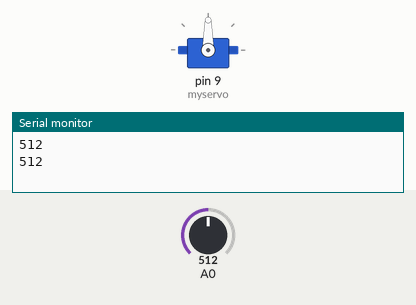
Simulated run of this sketch. Board: Arduino Uno, built with avr-gcc and run on an emulated ATmega328P. On the bench: servo, the last lines printed to the serial monitor. Inputs (shaded band) come from the test bench; at power-on: A0 = 512.

Above: at 1.9 s.
2.0 s: A0 set to 586
4.5 s: A0 set to 607
At 6.5 s:
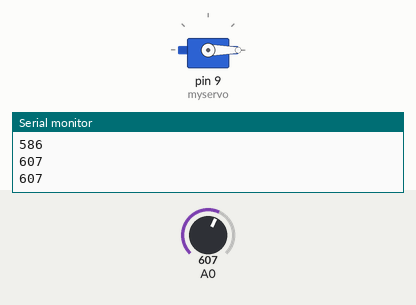
7.1 s: A0 set to 290
At 9.7 s:
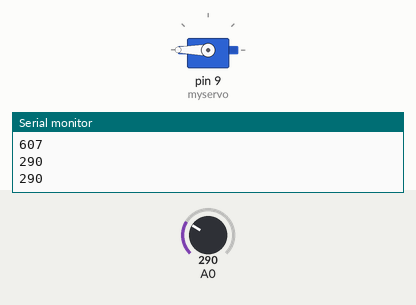
10.5 s: A0 set to 314
At 13.0 s:
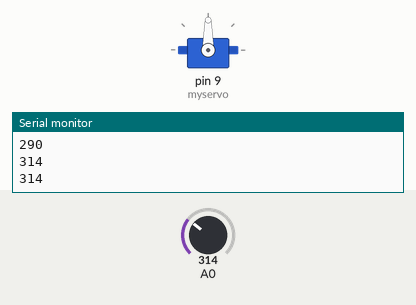
14.0 s: A0 set to 122
At 16.2 s:
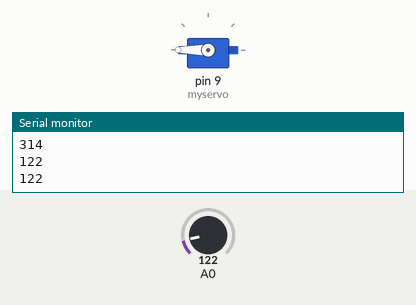
Timing chart, 0 to 17.7 s (numbered marks = the images above; inputs shaded):
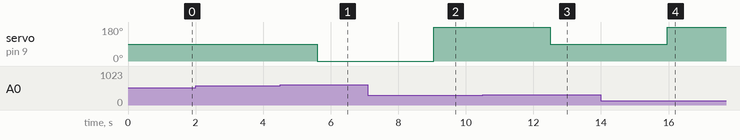

Measured:
- the behaviour switches between 599 and 600 on A0 (found by bisection; images 0 and 1)
- the behaviour switches between 299 and 300 on A0 (found by bisection; images 2 and 3)
- after the input at 4.5 s, servo on pin 9 (myservo): 90° → 0° after 1.1 s
- after the input at 7.1 s, servo on pin 9 (myservo): 0° → 180° after 2.0 s
- after the input at 10.5 s, servo on pin 9 (myservo): 180° → 90° after 2.0 s
- after the input at 14.0 s, servo on pin 9 (myservo): 90° → 180° after 2.0 s

The sketch:

Cybernated_Farm.ino
```cpp
#include <Servo.h>

Servo myservo;  // create servo object to control a servo


int pos = 0;    // variable to store the servo position


void setup() {
  // initialize serial communication at 9600 bits per second:
  Serial.begin(9600);
  myservo.attach(9);  // attaches the servo on pin 9 to the servo object
}

// the loop routine runs over and over again forever:
void loop() {
  // read the moisture input on analog pin 0:
  int sensorValue = analogRead(A0);
  // print out the value you read:
  Serial.println(sensorValue);
  delay(1000);        // delay in between reads for stability

  if (sensorValue < 300) // Soil is dry
  {
    pos = 180;
    myservo.write(pos);              // tell servo to go to position 180
    delay(150);                       // waits 150ms for the servo to reach the position
  }
  else if (sensorValue >= 300 && sensorValue < 600)  // Soil is slightly moist
  {
    pos = 90;
    myservo.write(pos);              // tell servo to go to position 90
    delay(150);
  }
  else  // Soil is wet
  {
    pos = 0;
    myservo.write(pos);              // tell servo to go to position 0
    delay(150);
  }
}
```
